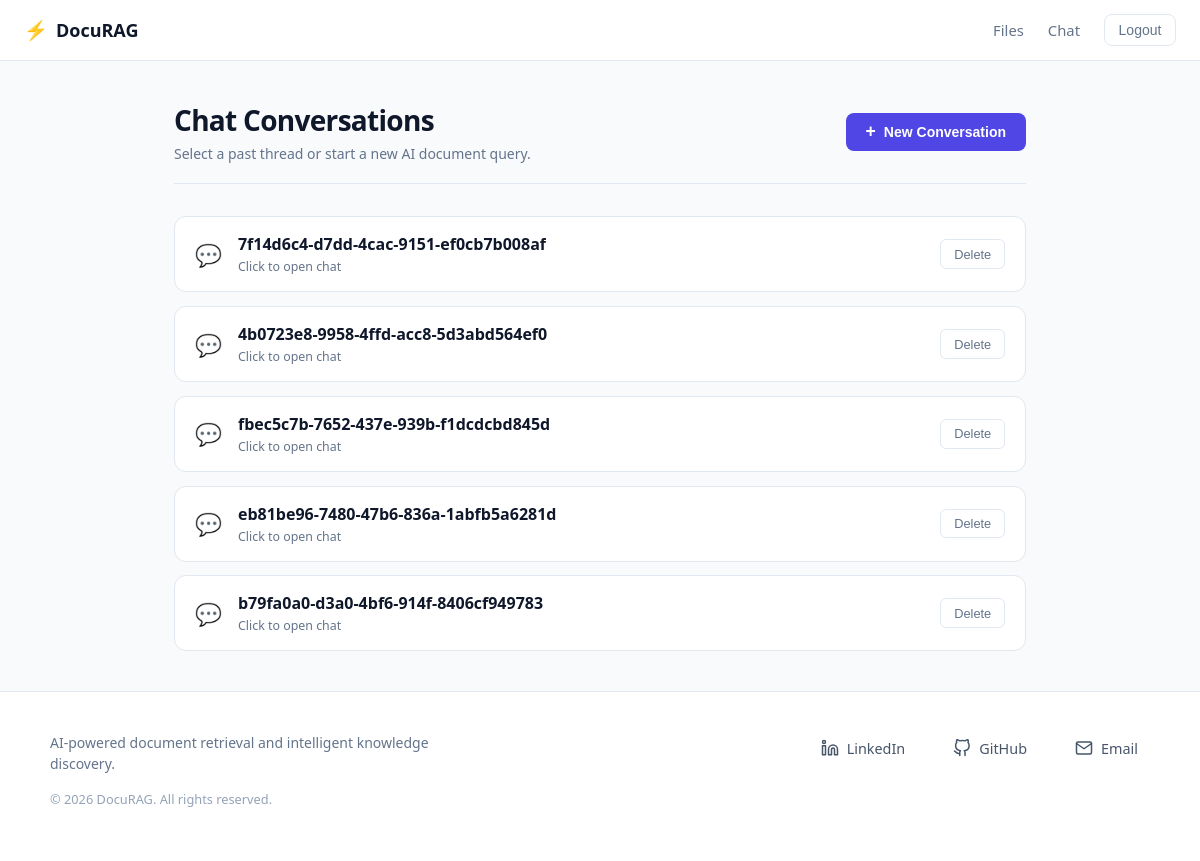
The page /chatbot (signed in) on the database its author committed.
### chatbot/models.py (models this page shows, shortened)
class Conversation(models.Model):
    title = models.CharField(max_length=150, default=genarate_uuid)
    room = models.ForeignKey(ConversationRoom, on_delete=models.CASCADE, related_name="conversations")
    conversations = models.ManyToManyField(Message)
    created_at = models.DateTimeField(auto_now_add=True)
    class Meta:
        ordering = ["created_at"]

### chatbot/views.py (the view)
# urls.py: path('chatbot', views.converstaions_view, name="conversations"),
@login_required(login_url='login')
def converstaions_view(request):
    user_conversations = Conversation.objects.filter(room__user=request.user)
    context = {"conversations": user_conversations}
    return render(request, 'conversations.html', context)

### chatbot/templates/conversations.html (shortened to what this page needs)
{% extends 'main.html' %}
{% load static %}
{% block extra_css %}
    <link rel="stylesheet" href="{% static 'chatbot/conversations.css' %}">
{% endblock %}
{% block content %}
<div class="conversations-container">
    <div class="conversations-header">
        <div class="header-text">
            <h1 class="page-title">Chat Conversations</h1>
            <p class="page-subtitle">Select a past thread or start a new AI document query.</p>
        </div>
        <form action="{% url 'create-conversation' %}" method="post" class="create-conversation-form">
            <button type="submit" class="btn-primary">
                <span class="btn-icon">+</span> New Conversation
            </button>
        </form>
    </div>
    <div class="conversations-grid">
        {% for conversation in conversations %}
            <div class="conversation-card">
                <a href="{% url 'conversation-chat' conversation.pk %}" class="conversation-link">
                    <div class="conversation-icon">💬</div>
                    <div class="conversation-info">
                        <h3 class="conversation-title">{{ conversation.title }}</h3>
                        <span class="conversation-hint">Click to open chat</span>
                    </div>
                </a>
                <form action="{% url 'delete-conversation' conversation.pk %}" method="post" class="delete-form">
                    <button type="submit" class="btn-delete" title="Delete conversation" onclick="return confirm('Are you sure you want to delete this conversation?');">
                        Delete
                    </button>
                </form>
            </div>
        {% empty %}
            <div class="empty-state">
                <div class="empty-icon">💭</div>
                <h3 class="empty-title">No conversations yet</h3>
                <p class="empty-text">Start a new conversation to query your uploaded database files.</p>
            </div>
        {% endfor %}
    </div>
</div>
{% endblock %}

### static/core/base.css (style rules this page uses)
:root { --bg-main: #f8fafc; --bg-surface: #ffffff; --bg-input: #f1f5f9; --border-color: #e2e8f0; --accent-primary: #4f46e5; --accent-primary-hover: #4338ca; --accent-secondary: #0891b2; --accent-glow: rgba(79, 70, 229, 0.12); --text-main: #0f172a; --text-muted: #64748b; --danger-color: #dc2626; }
*, *::before, *::after { box-sizing: border-box; }
body { margin: 0; padding: 0; background-color: var(--bg-main); color: var(--text-main); font-family: system-ui, -apple-system, BlinkMacSystemFont, 'Segoe UI', Roboto, sans-serif; min-height: 100vh; display: flex; flex-direction: column; }

### static/chatbot/conversations.css (style rules this page uses)
.conversations-container { max-width: 900px; margin: 0 auto; padding: 2.5rem 1.5rem; width: 100%; box-sizing: border-box; }
.conversations-header { display: flex; justify-content: space-between; align-items: center; margin-bottom: 2rem; padding-bottom: 1.25rem; border-bottom: 1px solid var(--border-color); }
.page-title { font-size: 1.75rem; font-weight: 700; color: var(--text-main); margin: 0 0 0.35rem 0; letter-spacing: -0.025em; }
.page-subtitle { font-size: 0.875rem; color: var(--text-muted); margin: 0; }
.create-conversation-form { margin: 0; }
.btn-primary { display: inline-flex; align-items: center; gap: 0.5rem; background-color: var(--accent-primary); color: #ffffff; padding: 0.65rem 1.25rem; border-radius: 8px; border: none; font-size: 0.875rem; font-weight: 600; cursor: pointer; transition: background-color 0.2s ease, box-shadow 0.2s ease; }
.btn-icon { font-size: 1.1rem; line-height: 1; }
.conversations-grid { display: flex; flex-direction: column; gap: 0.85rem; }
.conversation-card { display: flex; align-items: center; justify-content: space-between; background-color: var(--bg-surface); border: 1px solid var(--border-color); border-radius: 12px; padding: 1rem 1.25rem; transition: border-color 0.2s ease, box-shadow 0.2s ease; }
.conversation-link { display: flex; align-items: center; gap: 1rem; text-decoration: none; flex: 1; min-width: 0; padding-right: 1rem; }
.conversation-icon { font-size: 1.35rem; flex-shrink: 0; }
.conversation-info { display: flex; flex-direction: column; overflow: hidden; }
.conversation-title { font-size: 1rem; font-weight: 600; color: var(--text-main); margin: 0 0 0.2rem 0; white-space: nowrap; overflow: hidden; text-overflow: ellipsis; }
.conversation-hint { font-size: 0.775rem; color: var(--text-muted); }
.delete-form { margin: 0; flex-shrink: 0; }
.btn-delete { background-color: transparent; color: var(--text-muted); border: 1px solid var(--border-color); padding: 0.4rem 0.8rem; border-radius: 6px; font-size: 0.8rem; font-weight: 500; cursor: pointer; transition: all 0.2s ease; }

### rows shown on the page
Conversation: title "7f14d6c4-d7dd-4cac-9151-ef0cb7b008af"
Conversation: title "4b0723e8-9958-4ffd-acc8-5d3abd564ef0"
Conversation: title "fbec5c7b-7652-437e-939b-f1dcdcbd845d"
Conversation: title "eb81be96-7480-47b6-836a-1abfb5a6281d"
Conversation: title "b79fa0a0-d3a0-4bf6-914f-8406cf949783"
